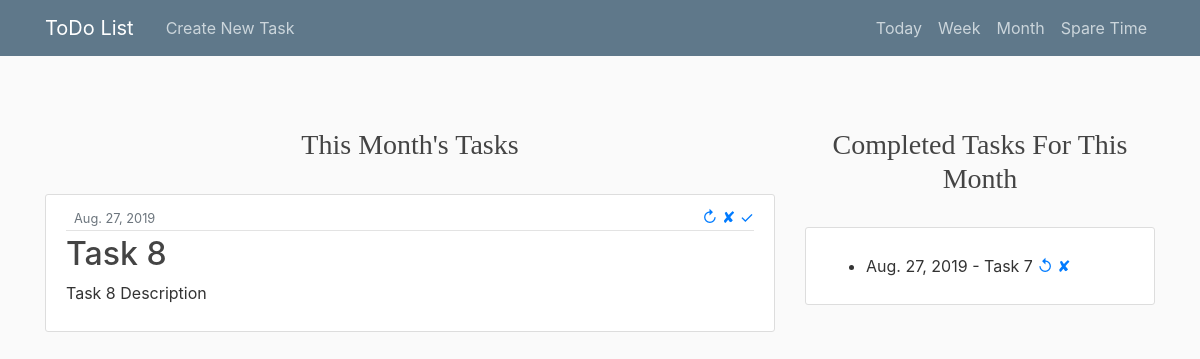
Screenshot of /MonthsTask/ with the database file from the repository.
### todo_app/models.py (models this page shows, shortened)
class Task_model(models.Model):
    timeframe   = models.CharField(max_length=20, choices=TIMEFRAME_CHOICES, default='Today')
    title       = models.CharField(max_length=200)
    date        = models.DateField(default = date.today, blank=True)
    description = models.TextField()
    completed   = models.BooleanField(default=False)
    author      = models.ForeignKey(User, on_delete=models.CASCADE)

### todo_app/views.py (the view)
# urls.py: path('MonthsTask/', views.MonthTask_view, name='task_month'),
def MonthTask_view (request):
    queryset = Task_model.objects.filter(timeframe='mnth')
    context = {
        "task_list": queryset
    }
    return render(request, 'MonthTask.html', context)

### todo_app/templates/MonthTask.html (shortened to what this page needs)
{% extends "Task_base.html" %}
    {% block uncrossed %}
        <br>
        <br>
        <center><h3>This Month's Tasks</h3></center>
        <br>
        {% for task in task_list %}
          {% if task.completed == 0 %}
                <article class="media content-section">
                  <div class="media-body">
                    <div class="article-metadata">
                      <small class="text-muted">{{ task.date }}</small>
                        <div class="buttons">
                          <a href="{% url 'task_update' task.id %}" data-toggle="tooltip" title="Update">&#8635;</a>
                          <a href="{% url 'task_delete' task.id %}" data-toggle="tooltip" title="Delete">&#10008;</a>
                          <a href="{% url 'task_crossoff' task.id %}" data-toggle="tooltip" title="Complete">&#10003;</a>
                        </div>
                    </div>
                    <h2><a class="article-title" href="#">{{ task.title }}</a></h2>
                    <p class="article-content">{{ task.description }}</p>
                  </div>
                </article>
            {% endif %}
        {% endfor %}
    {% endblock uncrossed %}
      {% block crossed %}
        <br>
        <br>
        <center><h3>Completed Tasks For This Month</h3></center>
        <br>
        <div class="content-section">
          <p class='text-muted'>
            {% for task in task_list %}
                {% if task.completed %}
                <ul>
                    <li>{{task.date}} - {{task.title}}
                        <a href="{% url 'task_uncross' task.id %}" data-toggle="tooltip" title="Undo">&#8634;</a>
                        <a href="{% url 'task_delete' task.id %}" data-toggle="tooltip" title="Delete">&#10008;</a>
                    </li>
                </ul>
                {% endif %}
            {% endfor %}
          </p>
        </div>
      {% endblock crossed %}

### todo_app/static/main.css (style rules this page uses)
body { background: #fafafa; color: #333333; margin-top: 5rem; }
h1, h2, h3, h4, h5, h6 { color: #444444; }
h3 { font-family: Avant Garde; }
ul { margin: 0; }
.buttons { float: right; }
.content-section { background: #ffffff; padding: 10px 20px; border: 1px solid #dddddd; border-radius: 3px; margin-bottom: 20px; }
.article-title { color: #444444; }
.article-content { white-space: pre-line; }
.article-metadata { padding-bottom: 1px; margin-bottom: 4px; border-bottom: 1px solid #e3e3e3 }

### rows the page displays
Task_model: date "Aug. 27, 2019", title "Task 8", description "Task 8 Description"
Task_model: date "Aug. 27, 2019", title "Task 7"
